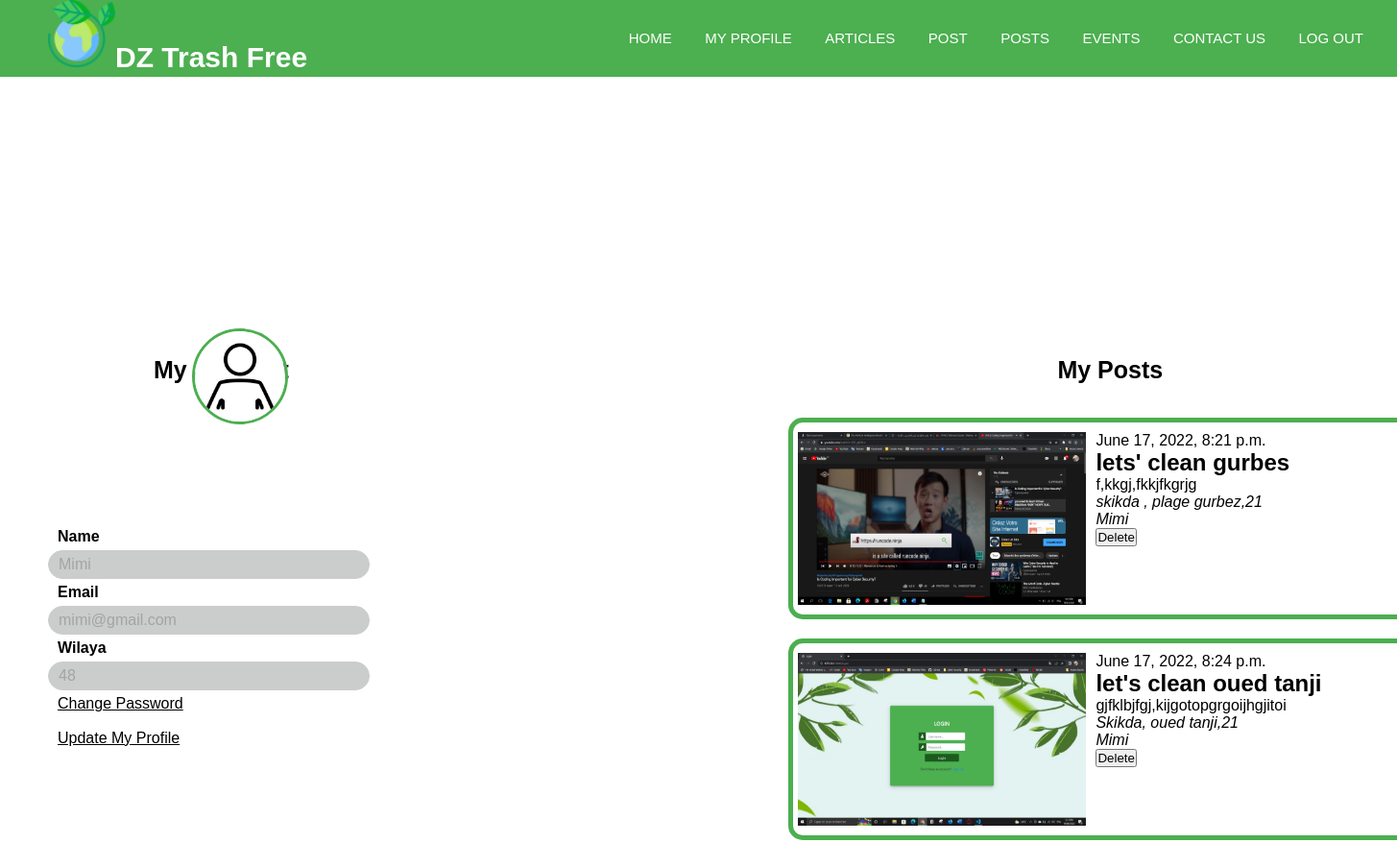
/user-profile/ (signed in), run on the app's committed database.
### main/models.py (models this page shows, shortened)
class User(AbstractUser):
    WILAYA_CHOICES = (
        (0, 'Wilaya'),
        (1, '1- ADRAR'),
        (2, '2- CHLEF'),
        (3, '3 - LAGHOUAT'),
        (4, '4 - OUM BOUAGHI'),
        (5, '5 - BATNA'),
        (6, '6 - BEJAIA'),
        (7, '7 - BISKRA'),
        (8, '8 - BECHAR'),
        (9, '9 - BLIDA'),
        (10, '10 - BOUIRA'),
        (11, '11 - TAMANRASSET'),
        (12, '12 - TEBESSA'),
        (13, '13 - TLEMCEN'),
        (14, '14 - TIARET'),
        (15, '15 - TIZI OUZOU'),
        (16, '16 - ALGER'),
        (17, '17 - DJELFA'),
        (18, '18 - JIJEL'),
        (19, '19 - SETIF'),
        (20, '20 - SAIDA'),
        (21, '21 - SKIKDA'),
        (22, '22 - SIDI BEL ABBES'),
        (23, '23 - ANNABA'),
        (24, '24 - GUELMA'),
        (25, '25 - CONSTANTINE'),
        (26, '26 - MEDEA'),
        (27, '27 - MOSTAGANEM'),
        (28, '28 - M\'SILA'),
        (29, '29 - MASCARA'),
        (30, '30 - OUARGLA'),
        (31, '31 - ORAN'),
        (32, '32 - EL BAYDH'),
        (33, '33 - ILLIZI'),
        (34, '34 - BORDJ BOU ARRERIDJ'),
        (35, '35 - BOUMERDES'),
        (36, '36 - EL TAREF'),
        (37, '37 - TINDOUF'),
        (38, '38 - TISSEMSILT'),
        (39, '39 - EL OUED'),
        (40, '40 - KHENCHLA'),
        (41, '41 - SOUK AHRASS'),
        (42, '42 - TIPAZA'),
        (43, '43 - MILA4'),
        (44, '44 - AÏN DEFLA'),
        (45, '45 - NÂAMA'),
        (46, '46 - AÏN TEMOUCHENT'),
        (47, '47 - GHARDAÏA'),
        (48, '48 - RELIZANE'),
        (49, '49 -Timimoun'),
        (50, '50-Bordj Badji Mokhtar'),
        (51, '51-Ouled Djellal'),
        (52, '52-Béni Abbès'),
        (53, '53-In Salah'),
        (54, '54-In Guezzam'),
        (55, '55-Touggourt'),
        (56, '56-Djanet'),
        (57, '57-M\'Ghair'),
        (58, '58-El Meniaa'),
    )
    wilaya = models.IntegerField(choices=WILAYA_CHOICES, default=0)
    email = models.EmailField(max_length=254)
    is_org = models.BooleanField(default=False)
    org_document = models.ImageField(
        upload_to='images/', null=True, blank=True)

class Profile(models.Model):
    User = settings.AUTH_USER_MODEL
    user = models.OneToOneField(User, null=True, on_delete=models.CASCADE)
    image = models.ImageField(default='default.jpg', upload_to='pofile_pics')

class UserPost(models.Model):
    User = settings.AUTH_USER_MODEL
    user = models.ForeignKey(User, on_delete=models.CASCADE)
    title = models.CharField(max_length=200)
    description = models.TextField(max_length=500)
    image = models.ImageField(upload_to='images/')
    location = models.CharField(max_length=254)
    created_at = models.DateTimeField(auto_now_add=True)
    updated_at = models.DateTimeField(auto_now=True)
    WILAYA_CHOICES = (
        (0, 'Wilaya'),
        (1, '1- ADRAR'),
        (2, '2- CHLEF'),
        (3, '3 - LAGHOUAT'),
        (4, '4 - OUM BOUAGHI'),
        (5, '5 - BATNA'),
        (6, '6 - BEJAIA'),
        (7, '7 - BISKRA'),
        (8, '8 - BECHAR'),
        (9, '9 - BLIDA'),
        (10, '10 - BOUIRA'),
        (11, '11 - TAMANRASSET'),
        (12, '12 - TEBESSA'),
        (13, '13 - TLEMCEN'),
        (14, '14 - TIARET'),
        (15, '15 - TIZI OUZOU'),
        (16, '16 - ALGER'),
        (17, '17 - DJELFA'),
        (18, '18 - JIJEL'),
        (19, '19 - SETIF'),
        (20, '20 - SAIDA'),
        (21, '21 - SKIKDA'),
        (22, '22 - SIDI BEL ABBES'),
        (23, '23 - ANNABA'),
        (24, '24 - GUELMA'),
        (25, '25 - CONSTANTINE'),
        (26, '26 - MEDEA'),
        (27, '27 - MOSTAGANEM'),
        (28, '28 - M\'SILA'),
        (29, '29 - MASCARA'),
        (30, '30 - OUARGLA'),
        (31, '31 - ORAN'),
        (32, '32 - EL BAYDH'),
        (33, '33 - ILLIZI'),
        (34, '34 - BORDJ BOU ARRERIDJ'),
        (35, '35 - BOUMERDES'),
        (36, '36 - EL TAREF'),
        (37, '37 - TINDOUF'),
        (38, '38 - TISSEMSILT'),
        (39, '39 - EL OUED'),
        (40, '40 - KHENCHLA'),
        (41, '41 - SOUK AHRASS'),
        (42, '42 - TIPAZA'),
        (43, '43 - MILA4'),
        (44, '44 - AÏN DEFLA'),
        (45, '45 - NÂAMA'),
        (46, '46 - AÏN TEMOUCHENT'),
        (47, '47 - GHARDAÏA'),
        (48, '48 - RELIZANE'),
        (49, '49 -Timimoun'),
        (50, '50-Bordj Badji Mokhtar'),
        (51, '51-Ouled Djellal'),
        (52, '52-Béni Abbès'),
        (53, '53-In Salah'),
        (54, '54-In Guezzam'),
        (55, '55-Touggourt'),
        (56, '56-Djanet'),
        (57, '57-M\'Ghair'),
        (58, '58-El Meniaa'),
    )
    wilaya = models.IntegerField(choices=WILAYA_CHOICES, default=0)

### main/views.py (the view)
# urls.py: path('user-profile/', views.updat_profile,
@login_required(login_url='login')
def updat_profile(request):
    if request.method == 'POST':
        if 'changepassword' in request.POST:
            w_form = PasswordChangeForm(data=request.POST, user=request.user)
            if w_form.is_valid():
                messages.success(request,'Your password has been changed succesfully')
                w_form.save()
                update_session_auth_hash(request, w_form.user)
                return redirect('user-profile')
            else:
                messages.error(request,'something is wrong please try again')
            u_form = UpdatProfileForm(instance=request.user)
            p_form = UpdatProfileImageForm(instance=request.user.profile)
        elif 'updateprofile' in request.POST:
            u_form = UpdatProfileForm(request.POST, instance=request.user)
            p_form = UpdatProfileImageForm(request.POST,
                                           request.FILES,
                                           instance=request.user.profile)
            if u_form.is_valid() and p_form.is_valid():
                messages.success(request,'your information have been updated succesfuly')
                u_form.save()
                p_form.save()
                return redirect('user-profile')
            else:
                messages.error(request,'username already exists')
            w_form = PasswordChangeForm(user=request.user)
        elif 'delete' in request.POST:
            w_form = PasswordChangeForm(user=request.user)
            u_form = UpdatProfileForm(instance=request.user)
            p_form = UpdatProfileImageForm(instance=request.user.profile)
            if request.user.is_org == True:
                event_id = request.POST.get("event_id")
                event = Event.objects.filter(id=event_id).first()
                if event and event.user == request.user:
                    event.delete()
                    return redirect('user-profile')
            else:
                post_id = request.POST.get("post_id")
                post = UserPost.objects.filter(id=post_id).first()
                if post and post.user == request.user:
                    post.delete()
                    return redirect('user-profile')
            u_form = UpdatProfileForm(instance=request.user)
            p_form = UpdatProfileImageForm(instance=request.user.profile)
            w_form = PasswordChangeForm(user=request.user)
    else:
        u_form = UpdatProfileForm(instance=request.user)
        p_form = UpdatProfileImageForm(instance=request.user.profile)
        w_form = PasswordChangeForm(user=request.user)
    logged_in_user = request.user
    logged_in_user_posts = UserPost.objects.filter(user=logged_in_user)
    logged_in_user_events = Event.objects.filter(user=logged_in_user)
    context = {
        'w_form': w_form,
        'u_form': u_form,
        'p_form': p_form,
        'posts': logged_in_user_posts,
        'events': logged_in_user_events
    }
    if request.user.is_org == True:
        return render(request, 'main/organisation_profile.html', context)
    else:
        return render(request, 'main/user_profile.html', context)

### main/templates/main/user_profile.html (shortened to what this page needs)
{% load static%}{%load widget_tweaks %}
<!DOCTYPE html>
<html lang="en">
<head>
    <link rel="stylesheet" href="{% static '/css/user_postuser.css' %}" />
   <link rel="stylesheet" href="{% static '/css/user_userprof.css' %}"/>
   <link rel="stylesheet" href="{% static '/css/user_photoprofuser.css' %}"/>
</head>
<body>
        <div class="navbar">
      <img class="logo"
      style="height: 70px; width: 70px;" src="{%static '/images/planet-earth (1).png' %}" alt="" /><label class="logo" >DZ Trash Free</label>
        <ul>
            <div class="list1">
              <li><a href="{%url 'user-home'%}">Home</a></li>
              <li><a href="{%url 'user-profile'%}">My Profile</a></li>
              <li><a href="#article">Articles</a></li>
              <li><a href="{%url 'user-home'%}">Post</a></li>
            <li><a href="{%url 'user-posts'%}">Posts</a></button></li>
            <li><a href="{%url 'user-events'%}">Events</a></li>
            <li><a href="file:///D:/Projet%20pluridicsiplinaire/projet2CPI/pageaccueiluser/index.html#page4">Contact Us</a></button></li>
            <li><a href="{%url 'logout'%}">Log Out</a></button></li>
            </div>
        </ul>
        </div>
<div class="pages">
        <div class="page2">
                <h3>My Account</h3>
                <div class="profile-pic-div">
                        <img src="{{user.profile.image.url}}" id="photo">
                    </div>
                    <div class="info">
                        <div class="info_data">
                             <div class="data">
                                <h4>Name</h4>
                                <p class="dscrp">{{user.username}}</p>
                             </div>
                             <div class="data">
                               <h4>Email</h4>
                                <p class="dscrp">{{user.email}}</p>
                             </div>
                             <div class="data">
                              <h4>Wilaya</h4>
                               <p class="dscrp">{{user.wilaya}}</p>
                            </div>
                            <p><a href="#modify2"  class="modifier">Change Password</a></p> <br>
                              <p><a href="#modify3"  class="modifier">Update My Profile</a></p> <br>
                        </div>
                        </div>
                    </div>
        <div class="page3">
          <h3 class="myposts">My Posts</h3>
            <section class="articles">
              {%for post in posts%}
                <div class="article">
                  <div class="left">
                    <img src="{{post.image.url}}" alt="" />
                  </div>
                  <div class="right">
                    <p class="date">{{post.created_at}}</p>
                    <h1>{{post.title}}</h1>
                    <p class="description">
                    {{post.description}}
                    </p>
                    <p class="auteur">
                      <i class="fas fa-map-marker"> {{post.location}},{{post.wilaya}}</i>
                    </p>
                    <p class="auteur">
                      <i class="fas fa-user"> {{post.user.username}}</i>
                    </p>
                    <button  class="delete" name="delete" type="submit"  value="Delete" >Delete</button>
                  </div>
                </div>
                {%endfor%}
              </section>
        </div>
</div>
</body>
</html>

### Static/css/user_userprof.css (style rules this page uses)
* { margin: 0; padding: 0; font-family: 'Dosis', sans-serif; }
.navbar { background: #4CAF50; height: 80px; width: 100%; }
ul { float: right; margin-right: 20px; }
ul li { display: inline-block; line-height: 80px; margin: 0 5px; }
ul li a { color: white; font-size: 15px; padding: 7px 10px; border-radius: 3px; text-transform: uppercase; text-decoration: none; }
label.logo { color: white; font-size: 30px; line-height: 80px; padding: 0 0px; margin-left: 0%; margin-bottom:10% ; font-weight: bold; }
a.modifier { margin-left: 10px; }
a.modifier:link { color: black; }
.pages { display: flex; flex-direction: inline-block; }
img { height: 180px; width: 300px; }
.article { flex: 50%; display: flex; flex-direction: inline; border: 5px solid #4CAF50; width: 700px; height: 210px; margin-bottom: 20px; border-radius: 15px; padding: 10px 5px; }
.page3 { margin-left: 30%; margin-top: 20%; }
.right { margin-bottom: 100px; height: 300px; margin-left: 10px; }
.page2 { margin-top: 20%; }
.info { margin-top: 150px; margin-left: 50px; }
.dscrp { border-radius: 30px; border: 1px solid rgb(203, 204, 204); background-color: rgb(203, 204, 204); margin: 5px 0px; text-align: left; padding: 5px 200px 5px 10px; color: rgb(163, 164, 164); }
.myposts { margin-left: 40%; }
.articles { margin-top: 5%; }
h4 { margin-left: 10px; }
img.logo { margin-left: 50px; margin-top: 0px; width: 64px; height: 64px; }

### Static/css/user_photoprofuser.css (style rules this page uses)
* { margin: 0; padding: 0; box-sizing: border-box; }
body { height: 100vh; width: 100%; }
h3 { font-family: sans-serif; text-align: left; font-size: 25px; top: 70%; color: black; margin-left: 160px; }
.profile-pic-div { height: 100px; width: 100px; position: absolute; top: 40%; left: 11%; transform: translate(-50%,-50%); border-radius: 50%; overflow: hidden; border: 3px solid #4CAF50; margin-left: 90px; }
#photo { height: 100%; width: 100%; }

### data on the page
User: profile.image (placeholder picture), username "Mimi", email "mimi@gmail.com", wilaya "48"
UserPost: image (picture), created_at "June 17, 2022, 8:21 p.m.", title "lets' clean gurbes", description "f,kkgj,fkkjfkgrjg", location "skikda , plage gurbez", wilaya "21", user.username "Mimi"
UserPost: image (picture), created_at "June 17, 2022, 8:24 p.m.", title "let's clean oued tanji", description "gjfklbjfgj,kijgotopgrgoijhgjitoi", location "Skikda, oued tanji", wilaya "21", user.username "Mimi"
